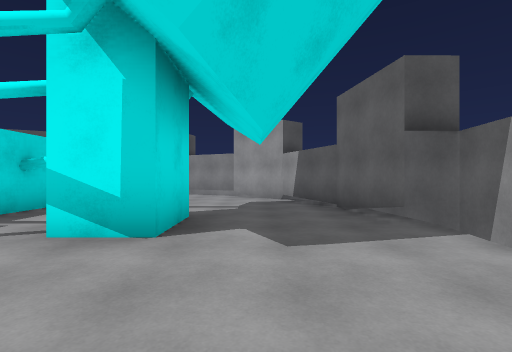
view 1 (above)

18 first-person views from a walk through a Unity game level. The camera is 1.3 m above the floor, looks level and sees 85° across. The floor is counted in squares, 2 m on a side. Each view is taken from the middle of a square. On the plan, view 1 faces up. The plan holds only what a view shows up to about 9 squares ahead; the rest is blank. The place goes on beyond the plan. The player character is not drawn.

view 2
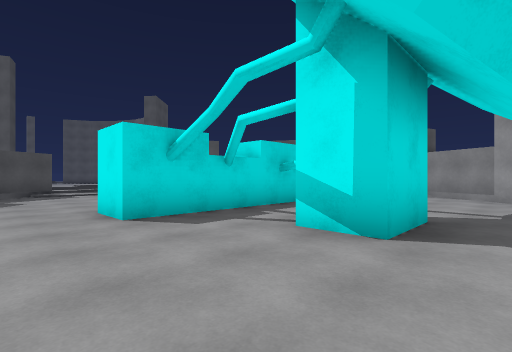

view 3
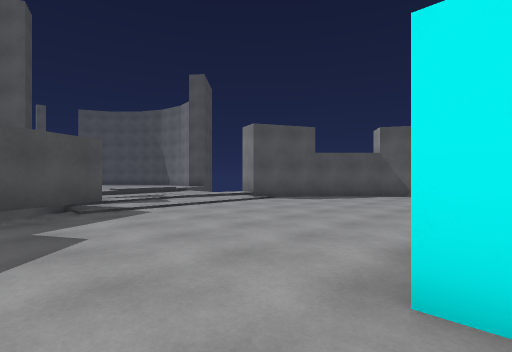

view 4
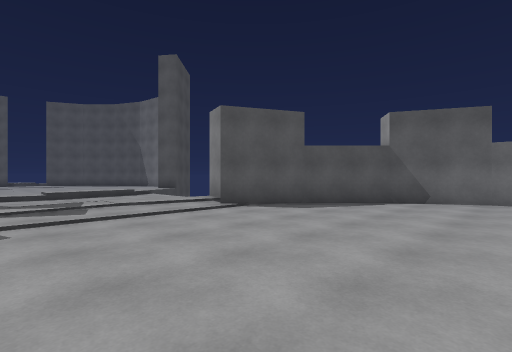

view 5
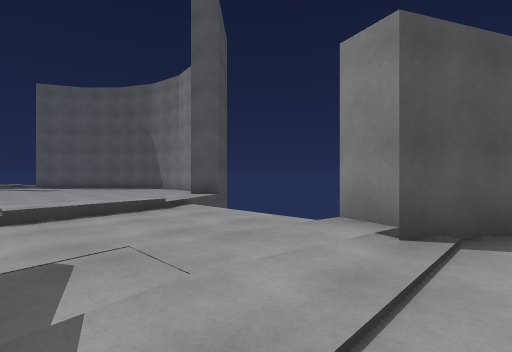

view 6
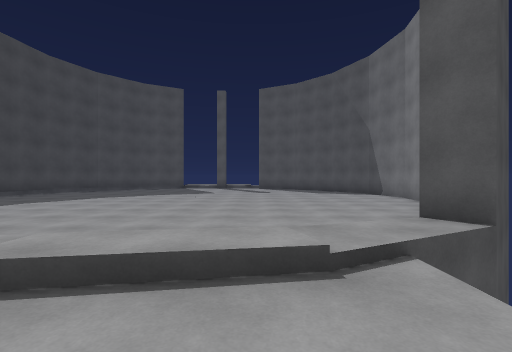

view 7
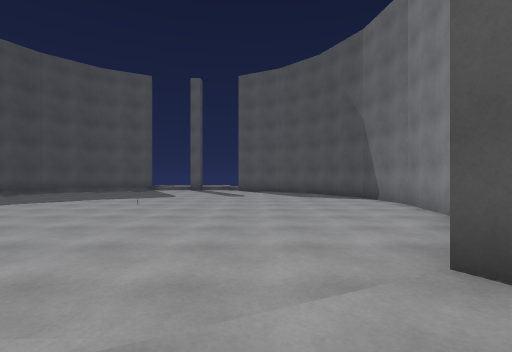

view 8
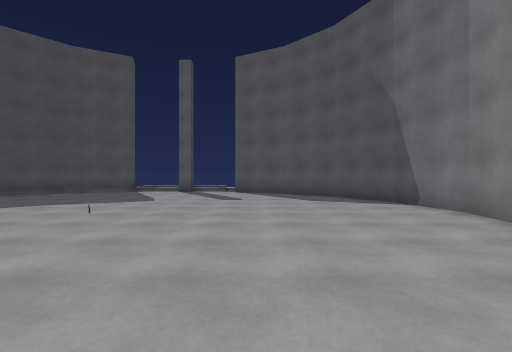

view 9
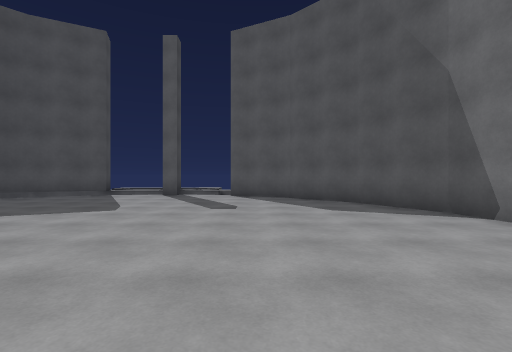

view 10
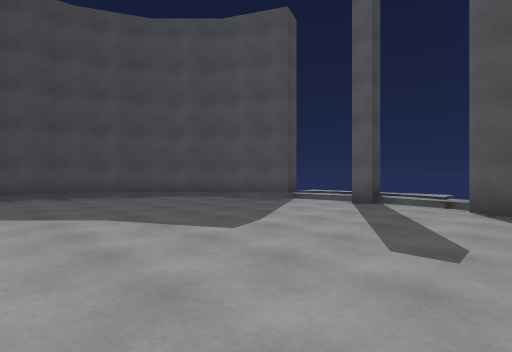

view 11
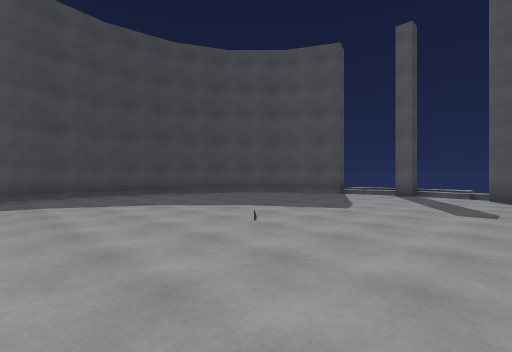

view 12
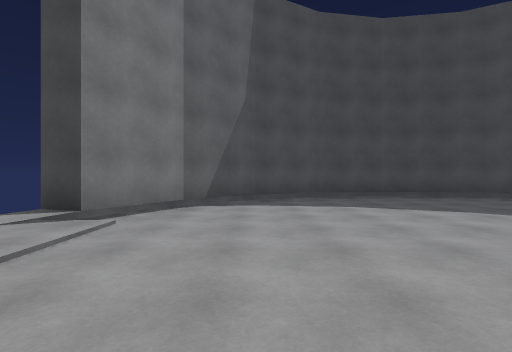

view 13
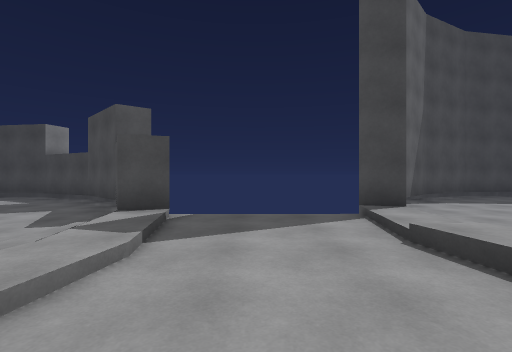

view 14
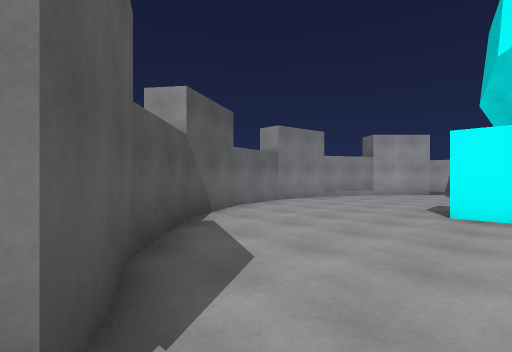

view 15
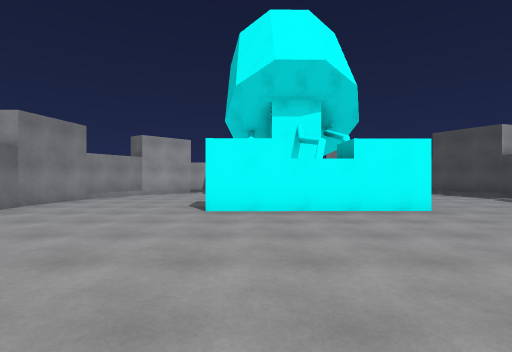

view 16
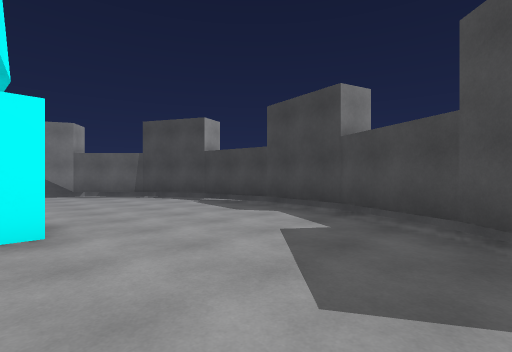

view 17
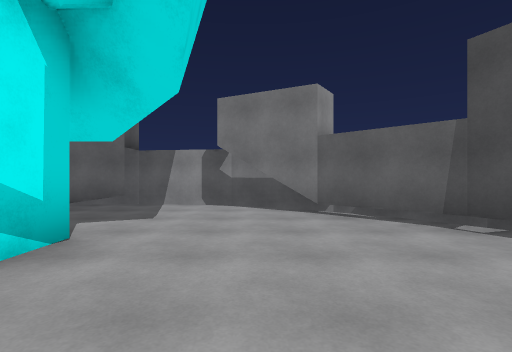

view 18
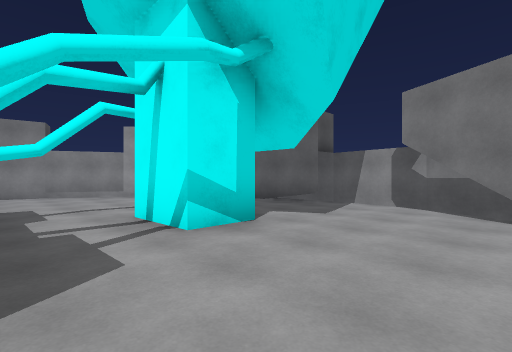

### Floor plan
Key: @ floor where view 1 was taken; # wall or solid block; x gap in a wall; . main floor; : floor 0.25 m higher than the main floor; + floor 0.5 m higher than the main floor; / step, stairs or slope; v drop or lower ground.
Columns run from 30 left of view 1 to 3 right of it. Each row starts with its distance up from view 1.
 11                        ######
 10      ######          ###....###
  9    ###..... ##      ##........##
  8   ##.........#x    ##..........#
  7   #...........:    #...........##
  6  ##...........//...#.....#......#
  5  #/............/..//.....##.....##
  4 v+.............+..//.....#..##..##
  3  #............./..//.....#..##...#
  2  :............./.../.....#.......#
  1  #/............#   #............##
  0  ##...........##   ##.........@##
 -1   ##..........#     ##........##
 -2    ##........##      ##......##
 -3     ###....###        ########
 -4      #######

Positions as (right, up) in squares from view 1, and headings:
1: (0, 0), facing up
2: (0, 0), facing up-left
3: (-5, 0), facing up-left
4: (-6, 2), facing up-left
5: (-10, 3), facing up-left
6: (-13, 5), facing left
7: (-15, 6), facing left
8: (-17, 6), facing left
9: (-19, 6), facing left
10: (-22, 6), facing down-left
11: (-19, 6), facing down-left
12: (-18, 5), facing down
13: (-13, 6), facing down
14: (-11, 5), facing up-right
15: (-11, 5), facing right
16: (-9, 2), facing down-right
17: (-4, 1), facing right
18: (-4, 0), facing up-right
